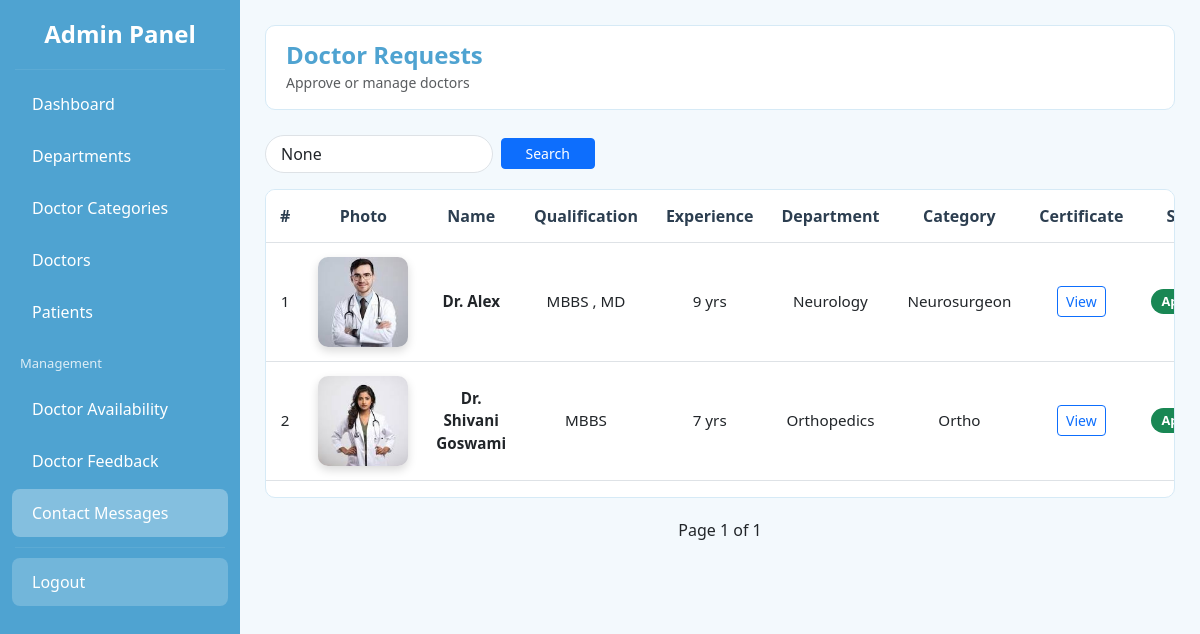
The app's page /doctor_list/ (signed in) with its own data.
### app/models.py (models this page shows, shortened)
class DoctorRegister(models.Model):
    user = models.OneToOneField(User, on_delete=models.CASCADE)
    doctor_name = models.CharField(max_length=100)
    email = models.EmailField(unique=True)
    mobile = models.CharField(max_length=15)
    department = models.ForeignKey(Department, on_delete=models.CASCADE)
    category = models.ForeignKey(DoctorCategory, on_delete=models.CASCADE)
    qualification = models.CharField(max_length=100)
    experience = models.IntegerField()
    photo = models.ImageField(upload_to='doctor_photos/')
    certificate = models.FileField(upload_to='doctor_certificates/', null=True, blank=True)
    is_approved = models.BooleanField(default=False)   # ✅ NEW
    def __str__(self):
        return f"Dr. {self.doctor_name}"

class Department(models.Model):
    department_name = models.CharField(max_length=100, unique=True)

class DoctorCategory(models.Model):
    category_name = models.CharField(max_length=100, unique=True)
    department = models.ForeignKey(
        Department,
        on_delete=models.CASCADE,
        related_name='categories'
    )

### app/views.py (the view)
# urls.py: path('doctor_list/', views.doctor_list, name='doctor_list'),
@login_required
def doctor_list(request):
    doctors = DoctorRegister.objects.all().order_by('-id')
    search = request.GET.get('search')
    if search:
        doctors = doctors.filter(doctor_name__icontains=search)
    paginator = Paginator(doctors, 5)
    doctors = paginator.get_page(request.GET.get('page'))
    return render(request, 'admin/doctor_list.html', {
        'doctors': doctors,
        'search': search
    })

### app/templates/admin/doctor_list.html (shortened to what this page needs)
<!DOCTYPE html>
<html>
<head>
    <link href="https://cdn.jsdelivr.net/npm/bootstrap@5.3.0/dist/css/bootstrap.min.css" rel="stylesheet">
</head>
<body>
{% include "admin/sidebar.html" %}
<div class="main-content">
    <div class="topbar d-flex justify-content-between align-items-center">
        <div>
            <h4 class="page-title mb-0">Doctor Requests</h4>
            <small class="text-muted">Approve or manage doctors</small>
        </div>
    </div>
    <form method="GET" class="mb-3 search-box">
        <div class="d-flex align-items-center gap-2">
            <input type="text" name="search" placeholder="Search doctor"
                   value="{{ search }}" class="form-control w-25">
            <button class="btn btn-primary btn-sm px-4">Search</button>
        </div>
    </form>
    <div class="data-card">
        <div class="table-responsive">
            <table class="table">
                <thead>
                    <tr>
                        <th>#</th>
                        <th>Photo</th>
                        <th>Name</th>
                        <th>Qualification</th>
                        <th>Experience</th>
                        <th>Department</th>
                        <th>Category</th>
                        <th>Certificate</th>
                        <th>Status</th>
                    </tr>
                </thead>
                <tbody>
                {% for d in doctors %}
                    <tr>
                        <td>{{ forloop.counter }}</td>
                        <td>
                            {% if d.photo %}
                                <img src="{{ d.photo.url }}" class="doctor-img">
                            {% else %}
                                N/A
                            {% endif %}
                        </td>
                        <td style="font-weight:600;">{{ d }}</td>
                        <td>{{ d.qualification }}</td>
                        <td>{{ d.experience }} yrs</td>
                        <td>{{ d.department.department_name }}</td>
                        <td>{{ d.category.category_name }}</td>
                        <td>
                            {% if d.certificate %}
                                <a href="{{ d.certificate.url }}" target="_blank"
                                   class="btn btn-sm btn-outline-primary">View</a>
                            {% else %}
                                N/A
                            {% endif %}
                        </td>
                        <td>
                            {% if d.is_approved %}
                                <span class="badge bg-success badge-status">Approved</span>
                            {% else %}
                                <span class="badge bg-warning text-dark badge-status">Pending</span>
                            {% endif %}
                        </td>
                    </tr>
                {% empty %}
                    <tr>
                        <td colspan="10" class="text-center text-muted py-4">
                            No Doctor Requests Found
                        </td>
                    </tr>
                {% endfor %}
                </tbody>
            </table>
        </div>
    </div>
    <div class="pagination-box">
        <span>
            Page {{ doctors.number }} of {{ doctors.paginator.num_pages }}
        </span>
    </div>
</div>
</body>
</html>

### app/templates/admin/doctor_list.html (style rules this page uses)
:root { --main: #4FA3D1; --bg: #F3F9FD; --card: #FFFFFF; --border: #D6EAF6; }
body { background-color: var(--bg); font-family: "Segoe UI", sans-serif; }
.main-content { margin-left: 240px; padding: 25px; }
.topbar { background: var(--card); padding: 15px 20px; border-radius: 10px; border: 1px solid var(--border); margin-bottom: 25px; }
.page-title { font-weight: 700; color: var(--main); }
.data-card { background: var(--card); border-radius: 10px; border: 1px solid var(--border); overflow: hidden; }
.table thead { background: #E9F4FB; }
.table thead th { font-weight: 600; color: #2c3e50; padding: 14px; text-align: center; }
.table tbody td { padding: 14px; text-align: center; vertical-align: middle; font-size: 0.95rem; }
.doctor-img { width: 90px; height: 90px; object-fit: cover; border-radius: 10px; box-shadow: 0 4px 10px rgba(0,0,0,0.15); }
.badge-status { font-size: 0.8rem; padding: 6px 10px; border-radius: 20px; }
.search-box input { border-radius: 20px; padding-left: 15px; }
.pagination-box { margin-top: 20px; text-align: center; }

### records on screen
DoctorRegister: photo (picture), doctor_name "Dr. Alex", qualification "MBBS , MD", experience "9", department.department_name "Neurology", category.category_name "Neurosurgeon", is_approved "Approved"
DoctorRegister: photo (picture), doctor_name "Dr. Shivani Goswami", qualification "MBBS", experience "7", department.department_name "Orthopedics", category.category_name "Ortho", is_approved "Approved"

### other values on screen
{{ doctors.number }} "1"
{{ doctors.paginator.num_pages }} "1"
